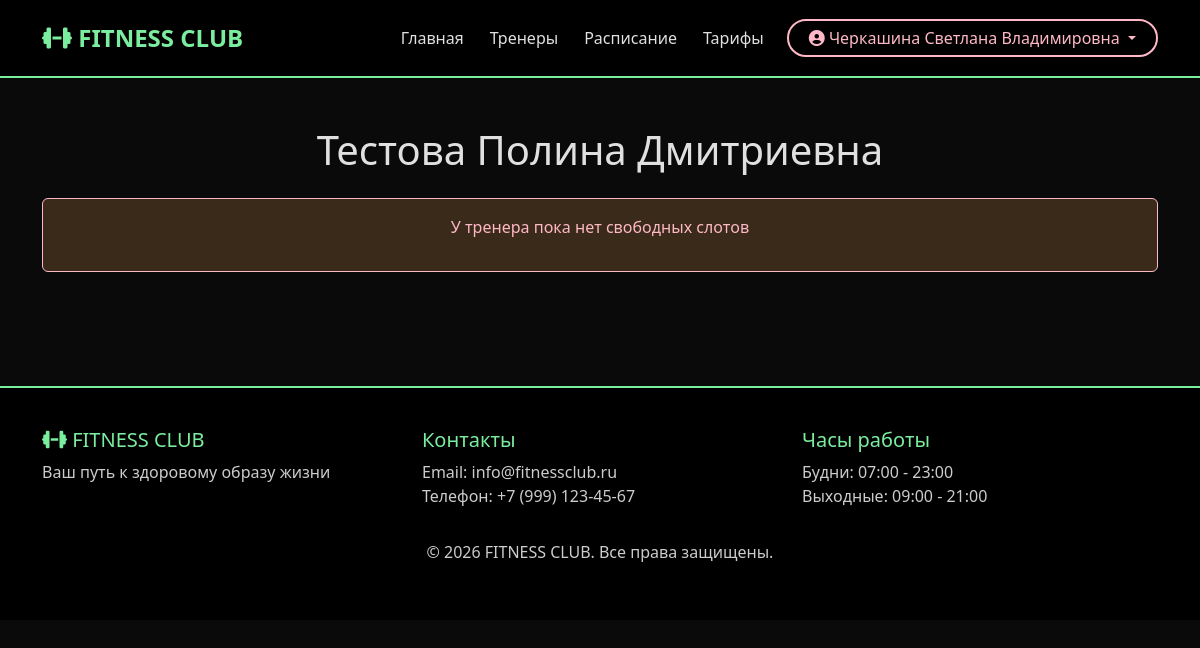
/users/trainer/23/slots/ (signed in), run on the app's committed database.
### users/models.py (models this page shows, shortened)
class User(AbstractUser):
    first_name = None
    last_name = None
    username = None
    full_name = models.CharField('ФИО', max_length=200)
    email = models.EmailField('Email', unique=True)
    phone = models.CharField('Телефон', max_length=12, blank=True, unique=True)
    birth_date = models.DateField('Дата рождения', null=True, blank=True)
    is_trainer = models.BooleanField('Тренер', default=False)
    tariff_name = models.CharField('Название тарифа', max_length=100, blank=True, null=True)
    tariff_price = models.DecimalField('Цена тарифа', max_digits=10, decimal_places=2, blank=True, null=True)
    tariff_duration = models.IntegerField('Длительность тарифа (дней)', blank=True, null=True)
    tariff_purchase_date = models.DateField('Дата покупки', auto_now_add=True, null=True)
    tariff_end_date = models.DateField('Дата окончания тарифа', blank=True, null=True)
    tariff_type = models.CharField(  'Тип тарифа',max_length=20,choices=[('day', 'Дневной (до 17:00)'), ('evening', 'Вечерний (после 17:00)'), ('unlimited', 'Безлимитный')],blank=True,null=True)
    tariff_has_personal = models.BooleanField('Доступ к персональным тренировкам', default=False)
    USERNAME_FIELD = 'email'
    REQUIRED_FIELDS = ['full_name']
    class Meta:
        verbose_name = 'Пользователь'
        verbose_name_plural = 'Пользователи'

### users/views.py (the view)
# urls.py: path('trainer/<int:trainer_id>/slots/', views.trainer_slots, name='trainer_slots'),
@login_required
def trainer_slots(request, trainer_id):
    trainer = get_object_or_404(User, id=trainer_id, is_trainer=True)
    slots = PersonalTraining.objects.filter(trainer=trainer, status='available', date__gte=date.today())
    logger.info(f' СЛОТЫ ТРЕНЕРА: {request.user.full_name} просматривает слоты тренера {trainer.full_name}')
    return render(request, 'trainer_slots.html', {'trainer': trainer, 'slots': slots})

### users/templates/trainer_slots.html (shortened to what this page needs)
{% extends 'base.html' %}
{% block content %}
<div class="container py-5">
    <h1 class="text-center mb-4">{{ trainer.full_name }}</h1>
    <div class="row">
        {% for slot in slots %}
        <div class="col-md-4 mb-4">
            <div class="card">
                <div class="card-body text-center">
                    <h3>{{ slot.date|date:"d.m.Y" }}</h3>
                    <p class="lead">{{ slot.start_time|time:"H:i" }} - {{ slot.end_time|time:"H:i" }}</p>
                    <a href="{% url 'users:book_personal' slot.id %}" class="btn btn-success">Записаться</a>
                </div>
            </div>
        </div>
        {% empty %}
        <div class="col-12">
            <div class="alert alert-warning text-center">
                <p>У тренера пока нет свободных слотов</p>
            </div>
        </div>
        {% endfor %}
    </div>
</div>
{% endblock %}

### main/templates/base.html (shortened to what this page needs)
<!DOCTYPE html>
<html lang="ru">
<head>
    <link href="https://cdn.jsdelivr.net/npm/bootstrap@5.3.0/dist/css/bootstrap.min.css" rel="stylesheet">
    <link rel="stylesheet" href="https://cdnjs.cloudflare.com/ajax/libs/font-awesome/6.4.0/css/all.min.css">
</head>
<body>
    <nav class="navbar navbar-expand-lg navbar-dark bg-dark">
        <div class="container">
            <a class="navbar-brand" href="{% url 'main:home' %}">
                <i class="fas fa-dumbbell"></i> FITNESS CLUB
            </a>
            <div class="collapse navbar-collapse" id="navbarNav">
                <ul class="navbar-nav ms-auto">
                    <li class="nav-item">
                        <a class="nav-link" href="{% url 'main:home' %}">Главная</a>
                    </li>
                    <li class="nav-item">
                        <a class="nav-link" href="{% url 'main:trainer_list' %}">Тренеры</a>
                    </li>
                    <li class="nav-item">
                        <a class="nav-link" href="{% url 'main:schedule_list' %}">Расписание</a>
                    </li>
                    <li class="nav-item">
                        <a class="nav-link" href="{% url 'main:tariff_list' %}">Тарифы</a>
                    </li>
                </ul>
                <div class="d-flex">
                    {% if user.is_authenticated %}
    <div class="dropdown">
        <button class="btn btn-profile dropdown-toggle" type="button" data-bs-toggle="dropdown">
    <i class="fas fa-user-circle"></i> {{ user.full_name }}
</button>
    </div>
                    {% endif %}
                </div>
            </div>
        </div>
    </nav>
    <main>
        {% block content %}
        {% endblock %}
    </main>
    <footer class="footer">
        <div class="container">
            <div class="row">
                <div class="col-md-4">
                    <h5><i class="fas fa-dumbbell"></i> FITNESS CLUB</h5>
                    <p>Ваш путь к здоровому образу жизни</p>
                </div>
                <div class="col-md-4">
                    <h5>Контакты</h5>
                    <p>Email: info@fitnessclub.ru<br>Телефон: +7 (999) 123-45-67</p>
                </div>
                <div class="col-md-4">
                    <h5>Часы работы</h5>
                    <p>Будни: 07:00 - 23:00<br>Выходные: 09:00 - 21:00</p>
                </div>
            </div>
            <div class="text-center mt-3">
                <p>&copy; 2026 FITNESS CLUB. Все права защищены.</p>
            </div>
        </div>
    </footer>
</body>
</html>

### main/templates/base.html (style rules this page uses)
body { background-color: #0a0a0a; color: #e0e0e0; }
.navbar { background-color: #000000 !important; border-bottom: 2px solid #7bed9f; padding: 15px 0; }
.navbar-dark .navbar-nav .nav-link { color: #e0e0e0 !important; transition: color 0.3s ease; font-weight: 500; margin: 0 5px; }
.navbar-brand { color: #7bed9f !important; font-weight: bold; font-size: 1.5rem; }
.btn-profile { background-color: transparent; border: 2px solid #ffb8c6; color: #ffb8c6 !important; border-radius: 25px; padding: 5px 20px; margin-left: 10px; transition: all 0.3s ease; }
.footer { background-color: #000000; color: #888888; padding: 40px 0; margin-top: 50px; border-top: 2px solid #7bed9f; }
.footer h5 { color: #7bed9f; }
a { color: #ffb8c6; text-decoration: none; }
.footer p, .footer .text-muted { color: #cccccc !important; }
.alert-warning { background-color: #3a2a1a !important; border-color: #ffb8c6 !important; color: #ffb8c6 !important; }

### data on the page
User: full_name "Черкашина Светлана Владимировна"
User: full_name "Тестова Полина Дмитриевна"
